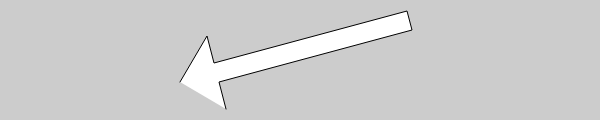
Frame 1 (no input)
Frame 60 (no input): identical to frame 1, image omitted
Frame 120 (the mouse pressed at the canvas centre since frame 60): identical to frame 1, image omitted

The p5.js sketch that drew this single still picture (run headless with seeded random() and noise() and a simulated clock; from frame 60 on, the mouse is pressed at the canvas centre):

// p5.js sketch
// ── sketch.js
function setup() {
  createCanvas(600, 120);
}

function draw() {
  background(204);
  beginShape();
  vertex(180, 82);
  vertex(207, 36);
  vertex(214, 63);
  vertex(407, 11);
  vertex(412, 30);
  vertex(219, 82);
  vertex(226, 109);
  endShape();
}
